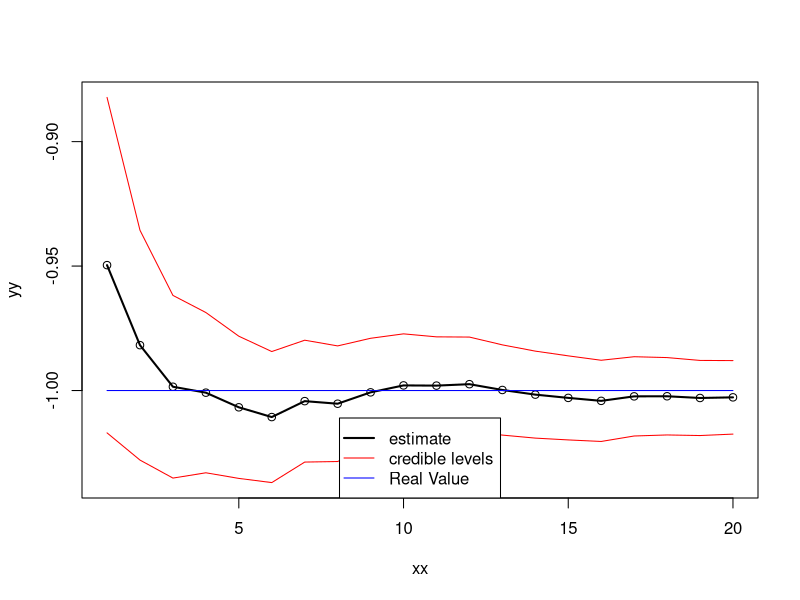
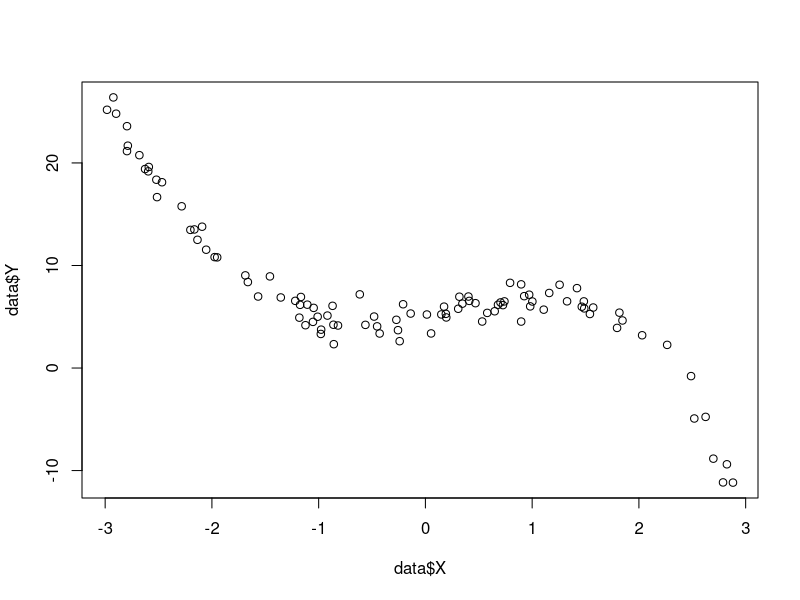
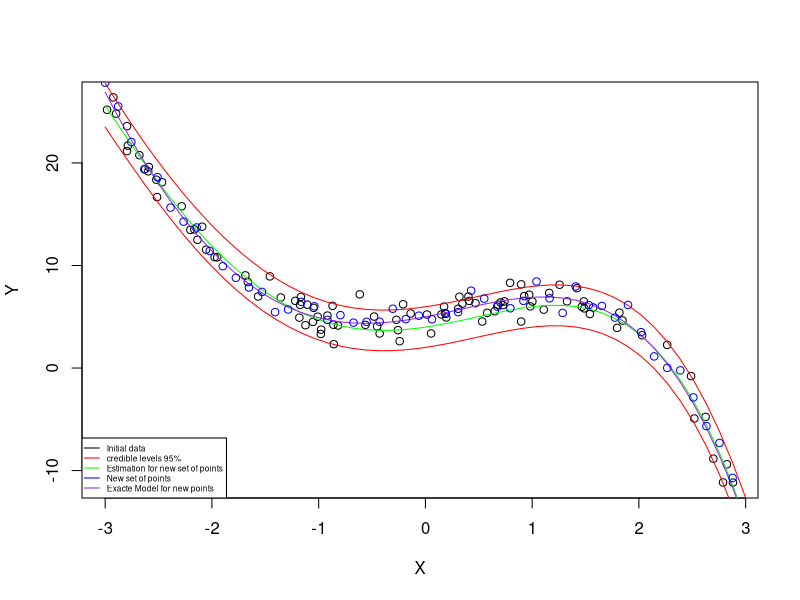
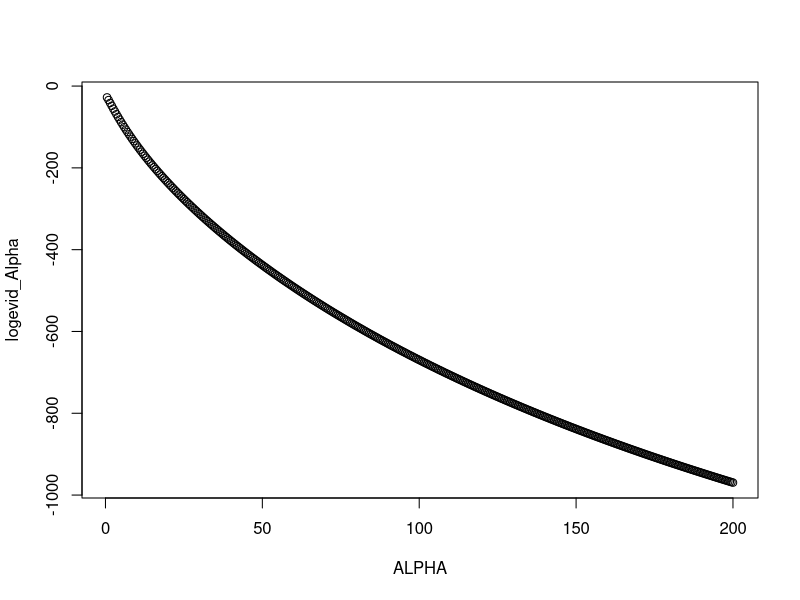
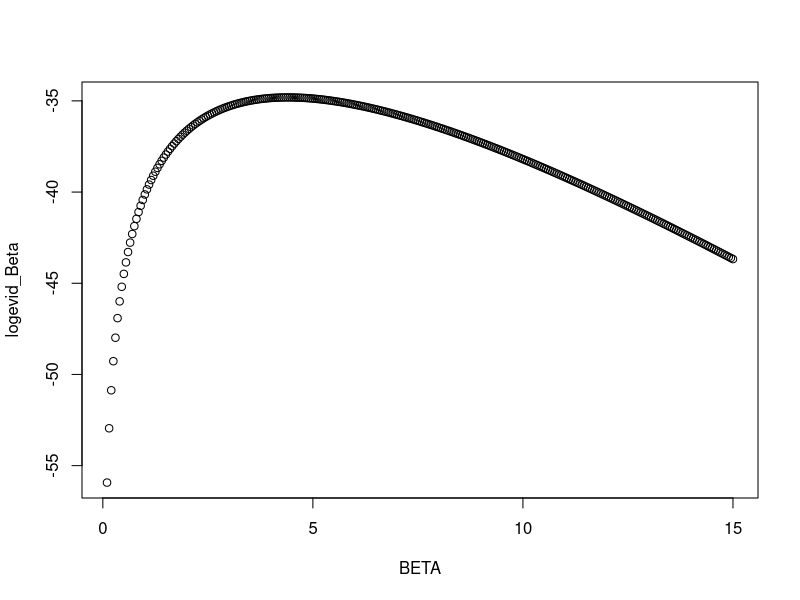

R code for these plots, in order: (Note: this script raises an error after producing the figures.)
#Part 1 - Bayesian linear regression

#Bayesian linear regression
# Model : Yi =⟨θ,φ(xi)⟩+εi/ (εi)i∈N ∼ N(0,β )

#Prior : θ ∼ N (0p, α−1Ip)
#L(Yi|θ) = N (⟨θ, φ(xi)⟩, β−1)
#Posterior : π( · |y1:n) = N (mn, Sn)
#mn, Sn are given in equation (3) lab1.pdf


glinear_fit <- function(Alpha, Beta, data, feature_map, target) 
  ## Alpha: prior precision on theta
  ## Beta: noise precision
  ## data: the input variables (x): a matrix with n rows
  #### where n is the sample size
  ##feature_map: the basis function, returning a vector of
  #### size p equal to the dimension of theta
  ## target: the observed values y: a vector of size n
{
  Phi <- t(mapply(feature_map, data))
  p = ncol(Phi)
  Ip = diag(p)
  posterior_variance <- solve(Alpha*Ip + Beta*t(Phi)%*%Phi)
  posterior_mean <- (solve(Alpha/Beta*Ip + t(Phi)%*%Phi)%*%t(Phi))%*%target
  return(list(mean=posterior_mean, cov=posterior_variance))
}

#Test glinear_fit

# Building Data 
#polynomial basis function model
Fmap <- function(x){c(1, x,x^2,x^3, x^4)}

Theta0 = c(5,2,1,-1,-0.1)
Beta0 = 1
Alpha0 = 1 # Precision on prior theta
n = 100

#Generate data set

generate_data <- function(n, Beta, Theta)
{
  eps <- matrix(rnorm(n , mean = 0, sd = sqrt(1/Beta0)))
  X <- matrix(runif(n,-3,3),nrow = n, ncol = 1) # Represents Data
  Phi <- t(mapply(Fmap,X))
  Y <- (Phi%*%Theta0 + eps) # Represents the target
  return(list(X=X, Y=Y))
}

data = generate_data(n, Beta0, Theta0)
Estimation <- glinear_fit(Alpha0, Beta0, data$X, Fmap, data$Y)


#Convergance
#Bahvior as a function of n

N = 1000
Fmap <- function(x){c(1, x,x^2,x^3)}

Theta0 = c(5,2,1,-1)
Beta0 = 1
Alpha0 = 1 # Precision on prior theta
data = generate_data(n = N, Beta = Beta0, Theta = Theta0)

step = 50
n = seq(from = 1,to = N, by= step)
m = length(n)

mean = 0
cov_diag = 0 
Interv = 0

for (i in 1:m){
  
  model_estimation <- glinear_fit(Alpha0, Beta0, data$X, Fmap, data$Y)
  local_data_X = head(data$X,n = i*step)
  local_data_Y = head(data$Y,n = i*step)
  estimate_sub_set <- glinear_fit(Alpha0, Beta0, local_data_X, Fmap, local_data_Y)
  mean = rbind(mean,estimate_sub_set$mean[,1])
  cov_diag = rbind(cov_diag , diag(estimate_sub_set$cov))
}

# Confidence Intervals

low = mean - 1.96*sqrt(cov_diag)
up =mean + 1.96*sqrt(cov_diag)


t = 4 # Indice of Thetha_t

xx <- 1:m
yy <- mean[,t][1:m+1] #Estimated Points 
pp <- rep(Theta0[t],m) #Real Point
lsup <- up[,t][1:m+1]
linf <-low[,t][1:m+1]
plot(xx, yy, lwd=1, ylim=range(lsup,linf))
lines(xx[order(xx)], yy[order(xx)], lwd=2)
lines(xx[order(xx)], lsup[order(xx)], col='red')
lines(xx[order(xx)], linf[order(xx)], col='red')
lines(xx, pp, pch=19,col='blue')
legend('bottom', legend=c('estimate', 'credible levels', 'Real Value'),
       col=c('black', 'red', 'blue'),
       pch= c(NA, NA, NA, 19),
       lwd=c(2,1,1,NA)
)



################ Part 2 - Predictive distribution ################
# L[Ynew |y1:n] = N (φ(xnew )'mn, φ(xnew )⊤'nφ(xnew ) +  1/B

glinear_pred <- function(Alpha, Beta, fitted, data, feature_map) ## Alpha: prior pecision for theta
  ## Beta: noise variance
  ## fitted: the output of glinear_fit: the posterior mean and
  #### variance of the parameter theta.
  ## data: new input data where the predictive distribution
  #### of Y must be computed
  ## feature map: the vector of basis functions
{
    Phi_transpose <- t(mapply(feature_map, data))
    pred_mean <- Phi_transpose %*% fitted$mean
    pred_variance <- Phi_transpose %*% fitted$cov %*% t(Phi_transpose) + 1/Beta
    return(list(mean = pred_mean, variance = diag(pred_variance)))
}


Fmap <- function(x){c(1, x,x^2,x^3, x^4)}

Theta0 = c(5,2,1,-1,-0.1)
Beta0 = 1
Alpha0 = 10 # Precision on prior theta
n = 100

#Generate data set and get the fitted model

data <- generate_data(n, Beta0, Theta0)
fitted_ <- glinear_fit(Alpha0, Beta0, data$X, Fmap, data$Y)

#Plot initial data and model
plot(data$X,data$Y)


#Prediction
nb = 50

X_new = matrix(seq(-3,3,length.out = nb))
Y_new = t(mapply(Fmap,X_new))%*%Theta0 + rnorm(nb, sd = sqrt(Beta0)^(-1))
nb_ = seq(from = 1,to = nb, by= 1)

Prediction = glinear_pred(Alpha = Alpha0, Beta = Beta0, fitted = fitted_, data = X_new, Fmap)

#Plot

low_pred = Prediction$mean - 1.96*sqrt(Prediction$variance)
up_pred =Prediction$mean + 1.96*sqrt(Prediction$variance)

plot(data$X,data$Y,xlab = 'X', ylab = 'Y')
lines(X_new,Prediction$mean,type = 'l',col='green')
lines(X_new, up_pred, col='red')
lines(X_new, low_pred, col='red')
lines(X_new,t(mapply(Fmap,X_new))%*%Theta0, col = 'purple')
points(X_new, Y_new, col='blue')
legend('bottomleft', legend=c('Initial data', 'credible levels 95%',  'Estimation for new set of points', 'New set of points', 'Exacte Model for new points'),
       col=c('black', 'red', 'green','blue','purple'),
       pch= c(NA, NA, NA, NA),
       lwd=c(1,1,1,1),
       ncol = 1,
       cex = 0.5
)

################ Part 3 - log-evidence and hyperparameters Alpha and Beta ################
## Empirical bayes / model selection: computation of the log-evidence. 

logevidence <- function(Alpha, Beta, data ,feature_map, target)
  ## Alpha: prior precision for theta
  ## Beta: noise precision
  ## data: the input points x_{1:n}
  ## feature_map: the vector of basis functions
  ## target: the observed values y: a vector of size n.  
{
  Phi_transpose <-  apply(X= data, MARGIN=1, FUN = feature_map)
  if(is.vector(Phi_transpose)){
    Phi_transpose = matrix(Phi_transpose,nrow=1)
  }
  Phi <- t(Phi_transpose)
  N <- nrow(Phi)
  p <- ncol(Phi)
  A <- Alpha*diag(p) + Beta * Phi_transpose %*% Phi
  postmean <- Beta * solve(A) %*% Phi_transpose %*% target
  energy <- Beta/2 * sum(( target - Phi%*%postmean)^2) + Alpha/2 * sum((postmean)^2)
  res <- p/2 * log(Alpha) + N/2 * log(Beta) - energy - 1/2 * log(det(A)) - N/2 * log(2*pi)
  return(res)    
}

logevidence2 <- function(Alpha, Beta, data ,feature_map, target)
{
  Phi_transpose <-  apply(X= data, MARGIN=1, FUN = feature_map)
  if(is.vector(Phi_transpose)){
    Phi_transpose = matrix(Phi_transpose,nrow=1)
  }
  target <- matrix(target, ncol=1)
  Phi <- t(Phi_transpose)
  N <- nrow(Phi)
  p <- ncol(Phi)
  Sigma <- Beta^{-1}*diag(N) + Alpha^{-1} * Phi %*% Phi_transpose
  ##    postmean <- Beta * solve(A) %*% Phi_transpose %*% target
  ##    energy <- Beta/2 * sum(( target - Phi%*%postmean)^2) + Alpha/2 * sum((postmean)^2)
  res <- -1/2 * (log(det(Sigma))  + N/2 * log(2*pi) + t(target)%*%solve(Sigma)%*%target )
  return(res)    
}


######## Empirical Bayes for Alpha ############

h0 <- function(x){ sum(Fmap(x)* theta0)}

ALPHA <- seq(0.5, 200,by=0.5)##exp(seq(-5,5,by=0.2))
Beta <- 5 ## 
N <- 20
##set.seed(3)
data <- matrix(runif(N, min=-3, max = 3),ncol=1)
Beta0 <- 5 ## true Beta
data <- generate_data(N, Beta0, Theta0)
X_ <- data$X
target <- data$Y
logevid_Alpha <- sapply(ALPHA,FUN=function(a){
  logevidence2(Alpha=a, Beta, X_ ,feature_map=Fmap, target)})
plot(ALPHA, logevid_Alpha)


BETA <- seq(0.1, 15,by=0.05)##exp(seq(-5,5,by=0.2))
Alpha <- 0.03 ## result  quite robust to a modification of alpha
N <- 20
##set.seed(3)
Beta0 <- 5 ## true Beta
data <- generate_data(N, Beta0, Theta0)
X_ <- data$X
target <- data$Y

logevid_Beta <- sapply(BETA,FUN=function(b){
  logevidence(Alpha, Beta=b, X_ ,feature_map=Fmap, target)})
plot(BETA, logevid_Beta)


#### Optimization on Alpha and Beta


N <- 200
##set.seed(3)5
data <- matrix(runif(N, min=-3, max = 3),ncol=1)
Beta0 <- 5 ## true Beta
##target <-  sin(data) + rnorm(N, sd = sqrt(Beta0)^(-1))
target <-  sapply(data,h0) + rnorm(N, sd = sqrt(Beta0)^(-1))
optAB <- optim(par=c(1, 1),
               fn=function(par){-logevidence(Alpha=par[1], Beta=par[2], data ,feature_map=Fmap, target)},
               method = "L-BFGS-B",
               lower=c(0.1 , 0.1), upper = c(250,30))
optAB



##### model choice: polynomial order.


F7<- function(x){c(1, x, x^2, x^3, x^4,x^5, x^6, x^7)}
F6 <- function(x){c(1, x, x^2, x^3, x^4,x^5, x^6)}
F5 <- function(x){c(1, x, x^2, x^3, x^4,x^5)}
F4 <- function(x){c(1, x, x^2, x^3, x^4)}
F3 <- function(x){c(1, x, x^2, x^3)}
F2 <- function(x){c(1, x, x^2)}
F1 <- function(x){c(1, x)}
F0 <- function(x){1}
listF=list(F0,F1,F2,F3,F4,F5,F6,F7)

data <- matrix(runif(N, min=-3, max = 3),ncol=1)
Beta0 <- 5 ## true Beta
#target <-  sin(data) + rnorm(N, sd = sqrt(Beta0)^(-1))
target <-  sapply(data,h0) + rnorm(N, sd = sqrt(Beta0)^(-1))
logevid_p <- sapply(0:7,FUN=function(i){
  logevidence(Alpha=10, Beta=Beta0, data ,feature_map=listF[[i+1]], target)})
plot(0:7, logevid_p)

which.max(logevid_p)


#### Model choice joint Optimization

N <- 200
data <- matrix(runif(N, min=-3, max = 3),ncol=1)
Beta0 <- 5 ## true Beta
target <-  sapply(data,h0) + rnorm(N, sd = sqrt(Beta0)^(-1))
##target <-  sin(data) + rnorm(N, sd = sqrt(Beta0)^(-1))
Alphastars <- rep(0,8)
Betastars <- rep(0,8)
values <- rep(0,8)
for(i in 1:8){
  optAB <- optim(par=c(1, 1),
                 fn=function(par){-logevidence(Alpha=par[1], Beta=par[2], data ,feature_map=listF[[i]], target)},
                 method = "L-BFGS-B",
                 lower=c(0.1 , 0.1), upper = c(300,50))
  Alphastars[i] <- optAB$par[1]
  Betastars[i] <- optAB$par[2]
  values[i] <- - optAB$value
}

plot(values)
